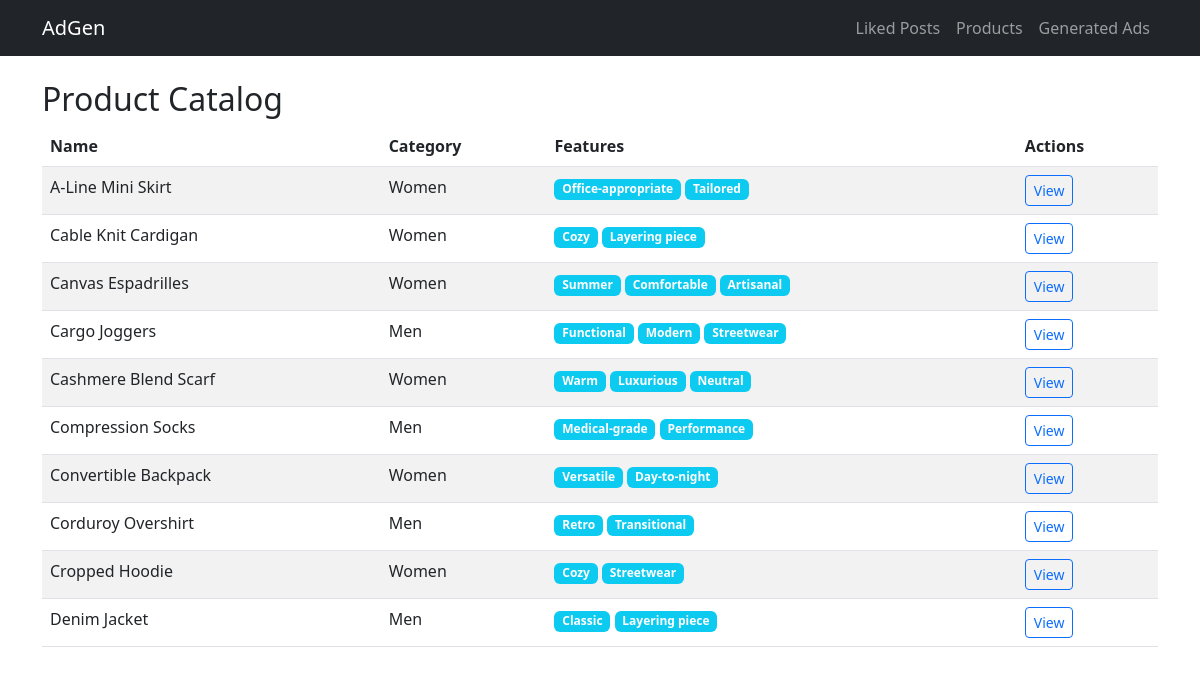
Screenshot of /products/ with the database file from the repository.
### dashboard/models.py (models this page shows, shortened)
class BrandProduct(models.Model):
    name = models.CharField(max_length=200)
    category = models.CharField(default='General', max_length=100)
    sub_category = models.CharField(default='Uncategorized', max_length=100)
    description = models.TextField()
    selling_price = models.DecimalField(default=0.00, max_digits=10, decimal_places=2)
    discount_percentage = models.DecimalField(max_digits=5, decimal_places=2, default=0.00)
    features = models.JSONField(default=list)
    image_link = models.URLField(
        default='https://th.bing.com/th?id=OPAC.AdlaqX2S9AaY%2bw474C474&w=592&h=550&o=5&dpr=1.3&pid=21.1',
        max_length=1000
    )
    created_at = models.DateTimeField(auto_now_add=True)

### dashboard/views.py (the view)
# urls.py: path('products/', ProductListView.as_view(), name='products'),
class ProductListView(ListView):
    model = BrandProduct
    template_name = 'dashboard/products.html'
    context_object_name = 'products'
    ordering = ['name']
    paginate_by = 10

### templates/dashboard/products.html
{% extends "dashboard/base.html" %}
{% block content %}
<h2>Product Catalog</h2>
<table class="table table-striped">
    <thead>
        <tr>
            <th>Name</th>
            <th>Category</th>
            <th>Features</th>
            <th>Actions</th>
        </tr>
    </thead>
    <tbody>
        {% for product in products %}
        <tr>
            <td>{{ product.name }}</td>
            <td>{{ product.category }}</td>
            <td>
                {% for feature in product.features %}
                <span class="badge bg-info">{{ feature }}</span>
                {% endfor %}
            </td>
            <td>
                <a href="#" class="btn btn-sm btn-outline-primary">View</a>
            </td>
        </tr>
        {% empty %}
        <tr>
            <td colspan="4" class="text-center">No products found</td>
        </tr>
        {% endfor %}
    </tbody>
</table>
{% endblock %}

### rows the page displays
BrandProduct: name "A-Line Mini Skirt", category "Women", features "Office-appropriate" "Tailored"
BrandProduct: name "Cable Knit Cardigan", category "Women", features "Cozy" "Layering piece"
BrandProduct: name "Canvas Espadrilles", category "Women", features "Summer" "Comfortable" "Artisanal"
BrandProduct: name "Cargo Joggers", category "Men", features "Functional" "Modern" "Streetwear"
BrandProduct: name "Cashmere Blend Scarf", category "Women", features "Warm" "Luxurious" "Neutral"
BrandProduct: name "Compression Socks", category "Men", features "Medical-grade" "Performance"
BrandProduct: name "Convertible Backpack", category "Women", features "Versatile" "Day-to-night"
BrandProduct: name "Corduroy Overshirt", category "Men", features "Retro" "Transitional"
BrandProduct: name "Cropped Hoodie", category "Women", features "Cozy" "Streetwear"
BrandProduct: name "Denim Jacket", category "Men", features "Classic" "Layering piece"
